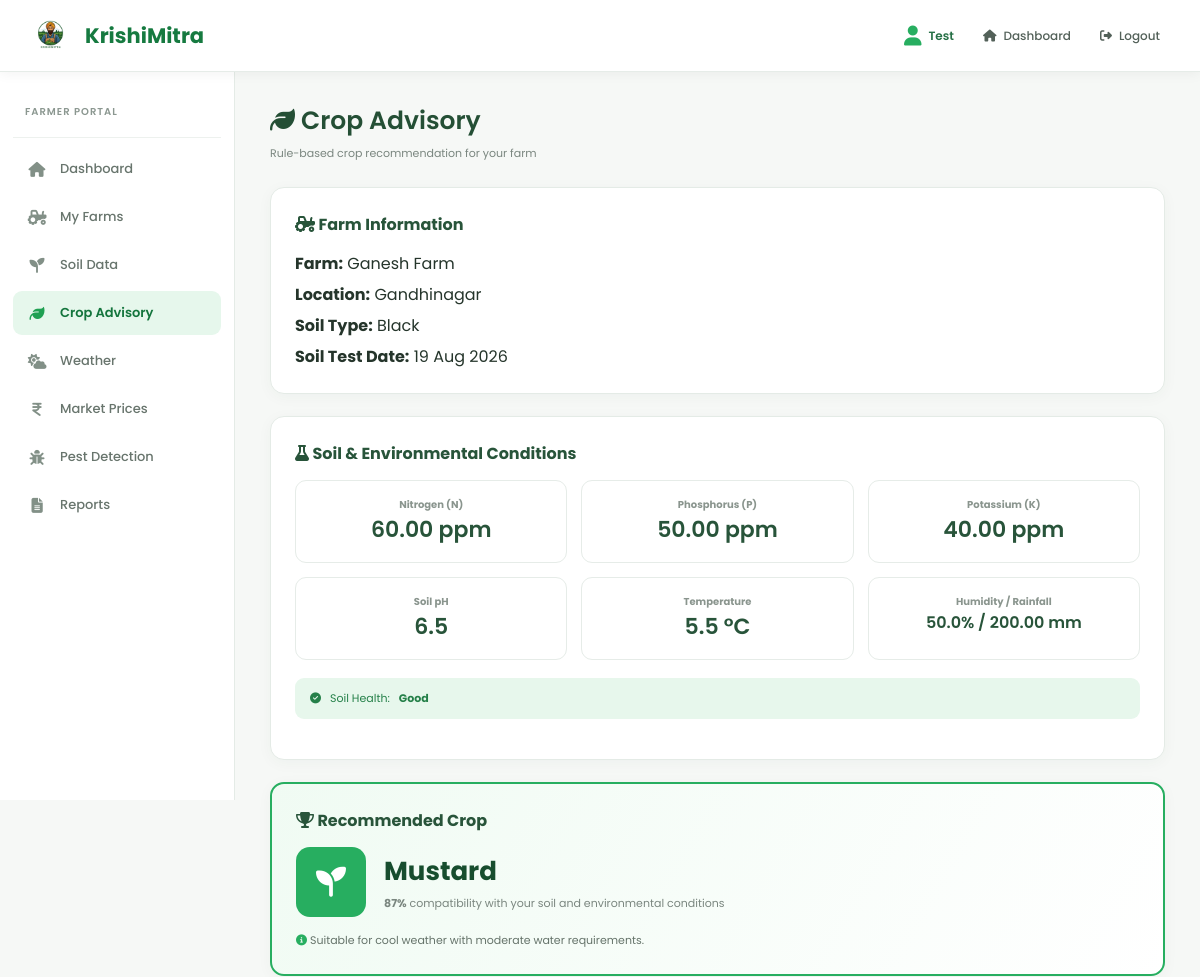
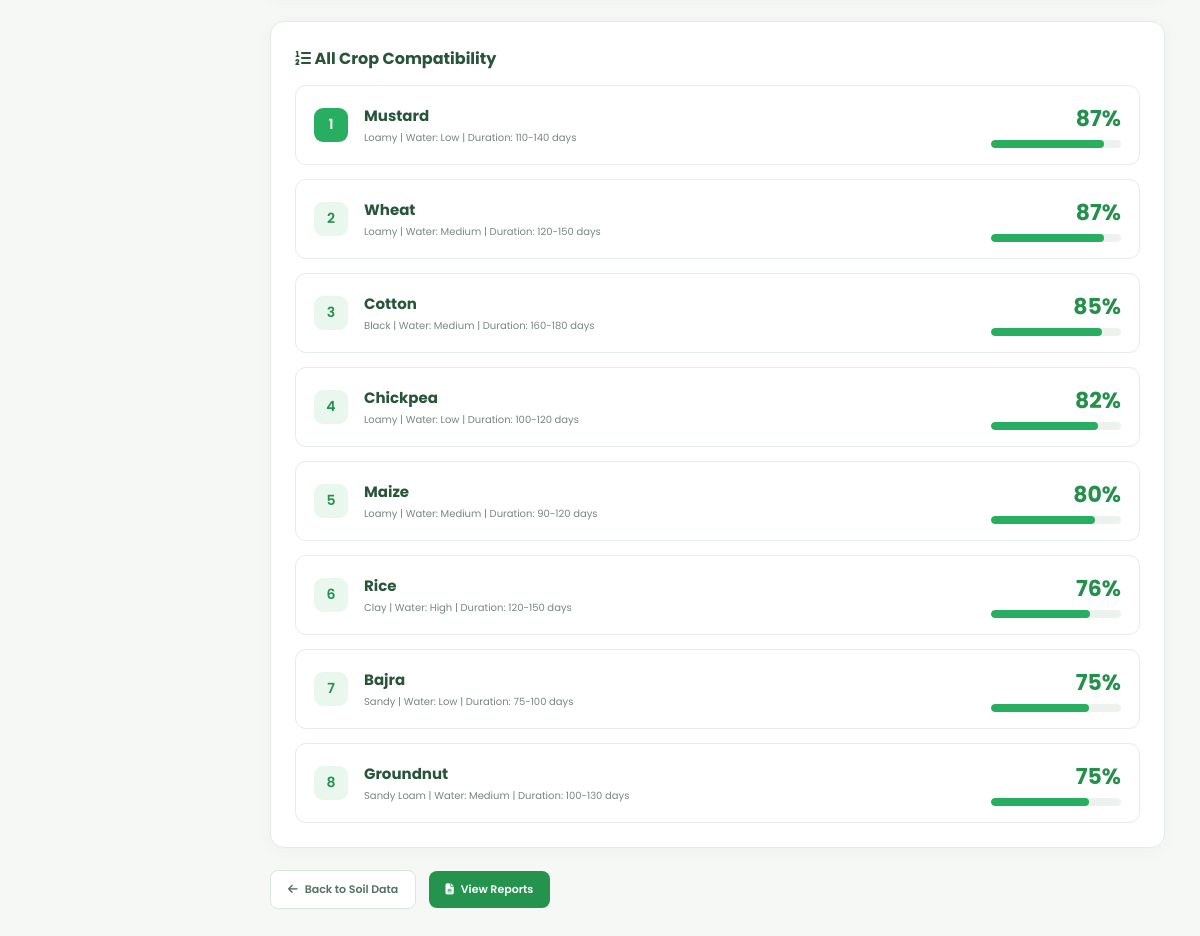
Screenshot of /KRISHIMITRA/farmer/crop_recommendation.php?farm_id=2 (signed in) with the database file from the repository (2 pictures, top to bottom).
### tables this page shows
CREATE TABLE `soil_data` (
  `id` int(11) NOT NULL,
  `farm_id` int(11) NOT NULL,
  `farmer_id` int(11) NOT NULL,
  `nitrogen` decimal(6,2) NOT NULL,
  `phosphorus` decimal(6,2) NOT NULL,
  `potassium` decimal(6,2) NOT NULL,
  `ph` decimal(4,1) NOT NULL,
  `temperature` decimal(5,1) NOT NULL,
  `humidity` decimal(5,1) NOT NULL,
  `rainfall` decimal(6,2) NOT NULL,
  `test_date` date NOT NULL,
  `created_at` timestamp NOT NULL DEFAULT current_timestamp()
);

CREATE TABLE `farms` (
  `id` int(11) NOT NULL,
  `farmer_id` int(11) NOT NULL,
  `farm_name` varchar(100) NOT NULL,
  `location` varchar(100) NOT NULL,
  `farm_size` decimal(10,2) NOT NULL,
  `soil_type` varchar(50) DEFAULT NULL,
  `crop_history` text DEFAULT NULL,
  `created_at` timestamp NOT NULL DEFAULT current_timestamp(),
  `latitude` decimal(10,8) DEFAULT NULL,
  `longitude` decimal(11,8) DEFAULT NULL,
  `district` varchar(100) DEFAULT NULL
);

CREATE TABLE `crops` (
  `id` int(11) NOT NULL,
  `crop_name` varchar(100) NOT NULL,
  `min_nitrogen` decimal(6,2) NOT NULL,
  `max_nitrogen` decimal(6,2) NOT NULL,
  `min_phosphorus` decimal(6,2) NOT NULL,
  `max_phosphorus` decimal(6,2) NOT NULL,
  `min_potassium` decimal(6,2) NOT NULL,
  `max_potassium` decimal(6,2) NOT NULL,
  `min_ph` decimal(4,2) NOT NULL,
  `max_ph` decimal(4,2) NOT NULL,
  `min_temperature` decimal(5,2) NOT NULL,
  `max_temperature` decimal(5,2) NOT NULL,
  `min_rainfall` decimal(7,2) NOT NULL,
  `max_rainfall` decimal(7,2) NOT NULL,
  `min_humidity` decimal(5,2) NOT NULL,
  `max_humidity` decimal(5,2) NOT NULL,
  `soil_type` varchar(100) DEFAULT NULL,
  `water_requirement` varchar(50) DEFAULT NULL,
  `crop_duration` varchar(50) DEFAULT NULL,
  `description` text DEFAULT NULL,
  `created_at` timestamp NOT NULL DEFAULT current_timestamp()
);

### KRISHIMITRA/config/database.php (called while the page is built, shortened)
<?php
function getSoilHealthStatus($nitrogen, $phosphorus, $potassium) {
    if ($nitrogen < 20 || $phosphorus < 15 || $potassium < 20) {
        return ['status' => 'danger', 'label' => 'Deficient'];
    } elseif ($nitrogen < 40 || $phosphorus < 30 || $potassium < 40) {
        return ['status' => 'warning', 'label' => 'Needs Attention'];
    } else {
        return ['status' => 'healthy', 'label' => 'Good'];
    }
}
?>

### KRISHIMITRA/farmer/crop_recommendation.php (the view, shortened to what this page needs)
<?php
require_once '../config/database.php';
$farmer_id = $_SESSION['farmer_id'];
$soil_id = isset($_GET['soil_id']) ? (int)$_GET['soil_id'] : 0;
$farm_id = isset($_GET['farm_id']) ? (int)$_GET['farm_id'] : 0;
$soil = null;
if ($soil_id > 0) {
    $stmt = $pdo->prepare("
        SELECT sd.*, f.farm_name, f.location, f.soil_type
        FROM soil_data sd
        LEFT JOIN farms f ON sd.farm_id = f.id
        WHERE sd.id = ? AND sd.farmer_id = ?
        LIMIT 1
    ");
    $stmt->execute([$soil_id, $farmer_id]);
    $soil = $stmt->fetch(PDO::FETCH_ASSOC);
} elseif ($farm_id > 0) {
    $stmt = $pdo->prepare("
        SELECT sd.*, f.farm_name, f.location, f.soil_type
        FROM soil_data sd
        LEFT JOIN farms f ON sd.farm_id = f.id
        WHERE sd.farm_id = ? AND sd.farmer_id = ?
        ORDER BY sd.test_date DESC, sd.created_at DESC
        LIMIT 1
    ");
    $stmt->execute([$farm_id, $farmer_id]);
    $soil = $stmt->fetch(PDO::FETCH_ASSOC);
}
$farms = [];
$recommendations = [];
if ($soil) {
    $n = (float)$soil['nitrogen'];
    $p = (float)$soil['phosphorus'];
    $k = (float)$soil['potassium'];
    $stmt = $pdo->query("SELECT * FROM crops ORDER BY crop_name");
    $crops = $stmt->fetchAll();
    foreach ($crops as $crop) {
        $score = 0;
        $maxScore = 0;
        $fitScore = function ($value, $min, $max, $weight) use (&$score, &$maxScore, &$notes, $crop) {
            $maxScore += $weight;
            if ($value >= $min && $value <= $max) {
                $score += $weight;
            } else {
                $distance = $value < $min ? ($min - $value) : ($value - $max);
                $range = max(1, ($max - $min));
                $partial = max(0, 1 - ($distance / $range));
                $score += $weight * $partial;
            }
        };
        $percentage = $maxScore > 0 ? round(($score / $maxScore) * 100) : 0;
        $deficiencies = [];
        $recommendations[] = [
            'crop' => $crop,
            'score' => $percentage,
            'deficiencies' => $deficiencies,
        ];
    }
    usort($recommendations, function ($a, $b) {
        if ($b['score'] === $a['score']) {
            return strcmp($a['crop']['crop_name'], $b['crop']['crop_name']);
        }
        return $b['score'] <=> $a['score'];
    });
    $soil_health = getSoilHealthStatus($n, $p, $k);
}
?>
<!DOCTYPE html>
<html lang="en">
<head>
    <link rel="stylesheet" href="farmer_common.css">
    <link rel="stylesheet" href="farmer_dashboard.css">
    <link rel="stylesheet"
          href="https://cdnjs.cloudflare.com/ajax/libs/font-awesome/6.5.0/css/all.min.css">
</head>
<body>
<div class="navbar">
    <div class="brand">
        <img src="../pictures/images/logo1.png"
             alt="KrishiMitra Logo">
        <h2>KrishiMitra</h2>
    </div>
    <div class="nav-actions">
        <span class="farmer-user">
            <i class="fas fa-user"></i>
            <span><?php echo htmlspecialchars($_SESSION['farmer_name']); ?></span>
        </span>
        <a href="farmer_dashboard.php">
            <i class="fas fa-home"></i>
            <span>Dashboard</span>
        </a>
        <a href="../logout.php" class="logout-link">
            <i class="fas fa-right-from-bracket"></i>
            <span>Logout</span>
        </a>
    </div>
</div>
<div class="layout">
    <aside class="sidebar">
        <div class="sidebar-heading">
            <span>FARMER PORTAL</span>
        </div>
        <nav>
            <a href="farmer_dashboard.php">
                <i class="fas fa-house"></i>
                <span>Dashboard</span>
            </a>
            <a href="manage_farms.php">
                <i class="fas fa-tractor"></i>
                <span>My Farms</span>
            </a>
            <a href="soil_data.php">
                <i class="fas fa-seedling"></i>
                <span>Soil Data</span>
            </a>
            <a class="active" href="crop_recommendation.php">
                <i class="fas fa-leaf"></i>
                <span>Crop Advisory</span>
            </a>
            <a href="weather.php">
                <i class="fas fa-cloud-sun"></i>
                <span>Weather</span>
            </a>
            <a href="market_prices.php">
                <i class="fas fa-indian-rupee-sign"></i>
                <span>Market Prices</span>
            </a>
            <a href="disease_detection.php">
                <i class="fas fa-bug"></i>
                <span>Pest Detection</span>
            </a>
            <a href="reports.php">
                <i class="fas fa-file-lines"></i>
                <span>Reports</span>
            </a>
        </nav>
    </aside>
    <div class="content">
        <div class="page-header">
            <div>
                <h1><i class="fas fa-leaf"></i> Crop Advisory</h1>
                <p>Rule-based crop recommendation for your farm</p>
            </div>
        </div>
        <?php if (!$soil): ?>
            <div class="pick-form">
                <?php if (count($farms) > 0): ?>
                    <h3><i class="fas fa-tractor"></i> Select a Farm</h3>
                    <p style="font-size:11px;color:#7a867f;margin-bottom:14px;">
                        Choose a farm to see a crop recommendation based on its latest soil test.
                    </p>
                    <form method="GET" action="soil_data.php">
                        <select name="farm_id" onchange="this.form.submit()">
                            <option value="">-- Select Farm --</option>
                            <?php foreach ($farms as $f): ?>
                                <option value="<?php echo $f['id']; ?>">
                                    <?php echo htmlspecialchars($f['farm_name']); ?> (<?php echo htmlspecialchars($f['location']); ?>)
                                </option>
                            <?php endforeach; ?>
                        </select>
                    </form>
                <?php else: ?>
                    <h3><i class="fas fa-info-circle"></i> No Data Available</h3>
                    <p style="font-size:11px;color:#7a867f;">
                        You need to add a farm and at least one soil test before we can recommend crops.
                    </p>
                    <a href="manage_farms.php" class="btn-primary" style="margin-top:10px;">
                        <i class="fas fa-plus"></i> Add a Farm
                    </a>
                <?php endif; ?>
            </div>
        <?php else: ?>
            <div class="rec-result">
                <h3><i class="fas fa-tractor"></i> Farm Information</h3>
                <p style="margin-bottom:6px;"><strong>Farm:</strong>
                    <?php echo htmlspecialchars($soil['farm_name']); ?></p>
                <p style="margin-bottom:6px;"><strong>Location:</strong>
                    <?php echo htmlspecialchars($soil['location']); ?></p>
                <p style="margin-bottom:6px;"><strong>Soil Type:</strong>
                    <?php echo htmlspecialchars($soil['soil_type'] ?? 'Not specified'); ?></p>
                <p><strong>Soil Test Date:</strong>
                    <?php echo date('d M Y', strtotime($soil['test_date'])); ?></p>
            </div>
            <div class="rec-result">
                <h3><i class="fas fa-flask"></i> Soil &amp; Environmental Conditions</h3>
                <div class="kpi-container" style="display:grid;grid-template-columns:repeat(3,1fr);gap:14px;">
                    <div class="kpi-card" style="border:1px solid #e6ece8;border-radius:11px;padding:16px;text-align:center;">
                        <h4 style="font-size:10px;color:#8a958e;">Nitrogen (N)</h4>
                        <p style="font-size:22px;font-weight:600;color:#28543a;"><?php echo $soil['nitrogen']; ?> ppm</p>
                    </div>
                    <div class="kpi-card" style="border:1px solid #e6ece8;border-radius:11px;padding:16px;text-align:center;">
                        <h4 style="font-size:10px;color:#8a958e;">Phosphorus (P)</h4>
                        <p style="font-size:22px;font-weight:600;color:#28543a;"><?php echo $soil['phosphorus']; ?> ppm</p>
                    </div>
                    <div class="kpi-card" style="border:1px solid #e6ece8;border-radius:11px;padding:16px;text-align:center;">
                        <h4 style="font-size:10px;color:#8a958e;">Potassium (K)</h4>
                        <p style="font-size:22px;font-weight:600;color:#28543a;"><?php echo $soil['potassium']; ?> ppm</p>
                    </div>
                    <div class="kpi-card" style="border:1px solid #e6ece8;border-radius:11px;padding:16px;text-align:center;">
                        <h4 style="font-size:10px;color:#8a958e;">Soil pH</h4>
                        <p style="font-size:22px;font-weight:600;color:#28543a;"><?php echo $soil['ph']; ?></p>
                    </div>
                    <div class="kpi-card" style="border:1px solid #e6ece8;border-radius:11px;padding:16px;text-align:center;">
                        <h4 style="font-size:10px;color:#8a958e;">Temperature</h4>
                        <p style="font-size:22px;font-weight:600;color:#28543a;"><?php echo $soil['temperature']; ?> °C</p>
                    </div>
                    <div class="kpi-card" style="border:1px solid #e6ece8;border-radius:11px;padding:16px;text-align:center;">
                        <h4 style="font-size:10px;color:#8a958e;">Humidity / Rainfall</h4>
                        <p style="font-size:16px;font-weight:600;color:#28543a;"><?php echo $soil['humidity']; ?>% / <?php echo $soil['rainfall']; ?> mm</p>
                    </div>
                </div>
                <div class="health-note <?php echo $soil_health['status']; ?>" style="margin-top:18px;">
                    <i class="fas fa-<?php echo $soil_health['status'] === 'danger' ? 'exclamation-triangle' : ($soil_health['status'] === 'warning' ? 'exclamation-circle' : 'check-circle'); ?>"></i>
                    Soil Health: <strong><?php echo $soil_health['label']; ?></strong>
                </div>
            </div>
            <div class="rec-result top-pick">
                <?php if (!empty($recommendations)): ?>
                    <h3><i class="fas fa-trophy"></i> Recommended Crop</h3>
                    <?php $best = $recommendations[0]; ?>
                    <div style="display:flex;align-items:center;gap:18px;flex-wrap:wrap;">
                        <div style="width:70px;height:70px;flex-shrink:0;display:flex;align-items:center;justify-content:center;border-radius:14px;background:#27ae60;color:#fff;font-size:30px;">
                            <i class="fas fa-seedling"></i>
                        </div>
                        <div style="flex:1;min-width:200px;">
                            <h2 style="color:#174d2e;font-size:26px;margin-bottom:4px;">
                                <?php echo htmlspecialchars($best['crop']['crop_name']); ?>
                            </h2>
                            <p style="color:#7a867f;font-size:11px;">
                                <strong><?php echo $best['score']; ?>%</strong> compatibility with your soil and
                                environmental conditions
                            </p>
                        </div>
                    </div>
                <?php foreach ($best['crop'] as $key => $val): ?>
                    <?php if (in_array($key, ['description'])): ?>
                        <?php if (!empty($val)): ?>
                            <p style="margin-top:14px;font-size:11px;color:#65736a;line-height:1.7;">
                                <i class="fas fa-info-circle" style="color:#27ae60;"></i>
                                <?php echo htmlspecialchars($val); ?>
                            </p>
                        <?php endif; ?>
                    <?php endif; ?>
                <?php endforeach; ?>
                <?php endif; ?>
            </div>
            <div class="rec-result">
                <h3><i class="fas fa-list-ol"></i> All Crop Compatibility</h3>
                <div class="rank-list">
                    <?php $rank = 1; foreach ($recommendations as $rec): ?>
                        <div class="rank-item <?php echo $rank === 1 ? 'top' : ''; ?>">
                            <div class="rank-num"><?php echo $rank++; ?></div>
                            <div class="rank-info">
                                <h4><?php echo htmlspecialchars($rec['crop']['crop_name']); ?></h4>
                                <p>
                                    <?php echo htmlspecialchars($rec['crop']['soil_type'] ?? 'All soils'); ?> |
                                    Water: <?php echo htmlspecialchars($rec['crop']['water_requirement'] ?? 'Medium'); ?> |
                                    Duration: <?php echo htmlspecialchars($rec['crop']['crop_duration'] ?? 'N/A'); ?>
                                </p>
                            </div>
                            <div class="rank-score">
                                <div class="num"><?php echo $rec['score']; ?>%</div>
                                <div class="bar"><span style="width:<?php echo $rec['score']; ?>%;"></span></div>
                            </div>
                        </div>
                    <?php endforeach; ?>
                </div>
            </div>
            <div style="margin-top:5px;">
                <a href="soil_data.php" class="btn-secondary">
                    <i class="fas fa-arrow-left"></i> Back to Soil Data
                </a>
                <a href="reports.php" class="btn-primary" style="margin-left:8px;">
                    <i class="fas fa-file-lines"></i> View Reports
                </a>
            </div>
        <?php endif; ?>
    </div>
</div>
</body>
</html>

### rows the page displays
soil_data: farm.farm_name "Ganesh Farm", farm.location "Gandhinagar", farm.soil_type "Black", test_date "19 Aug 2026", nitrogen "60.00", phosphorus "50.00", potassium "40.00", ph "6.5", temperature "5.5", humidity "50.0", rainfall "200.00"
crops: crop_name "Mustard", description "Suitable for cool weather with moderate water requirements.", soil_type "Loamy", water_requirement "Low", crop_duration "110-140 days", score "87"
crops: crop_name "Wheat", soil_type "Loamy", water_requirement "Medium", crop_duration "120-150 days", score "87"
crops: crop_name "Cotton", soil_type "Black", water_requirement "Medium", crop_duration "160-180 days", score "85"
crops: crop_name "Chickpea", soil_type "Loamy", water_requirement "Low", crop_duration "100-120 days", score "82"
crops: crop_name "Maize", soil_type "Loamy", water_requirement "Medium", crop_duration "90-120 days", score "80"
crops: crop_name "Rice", soil_type "Clay", water_requirement "High", crop_duration "120-150 days", score "76"
crops: crop_name "Bajra", soil_type "Sandy", water_requirement "Low", crop_duration "75-100 days", score "75"
crops: crop_name "Groundnut", soil_type "Sandy Loam", water_requirement "Medium", crop_duration "100-130 days", score "75"

### other values shown
$_SESSION['farmer_name'] "Test"
$soil_health['label'] "Good"
$best['score'] "87"
